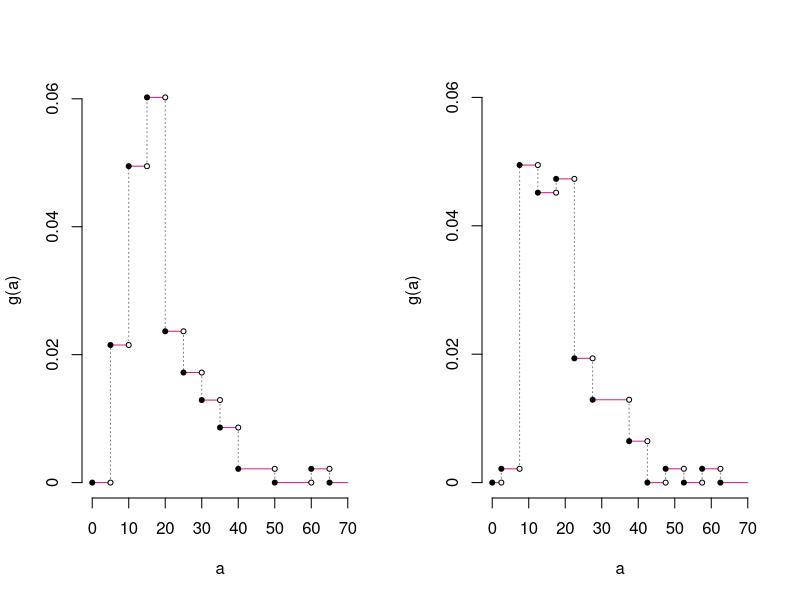

Generate this figure with R:
# Section 2
# Group X
#  Qiaoqiao Jiang
#  Yunyun Tao
#  Ryan Quigley
# Problem 2
#### PDF dimensions / aspect ratio????
pdf("ps06p2.pdf", width = 8, height = 5)
# Dataset
data(Cars93, package = "MASS")

# Plot 1: set up
h <- hist(Cars93$Price, plot = FALSE, right = FALSE)
bin.width <- unique(diff(h$breaks, lag = 1))
d <- c(0, h$count, 0) / (bin.width * sum(h$count))
diff.d <- diff(d, lag = 1)

black.dots <- cbind(c(0, h$breaks[diff.d != 0]), d[diff.d != 0])
white.dots <- cbind(black.dots[-1, 1], black.dots[-dim(black.dots)[1], 2])

# Plot 2: set up
new.breaks <- h$breaks - 2.5
h2 <- hist(Cars93$Price, breaks = new.breaks, plot = FALSE, right = FALSE)
bin.width2 <- unique(diff(h2$breaks, lag = 1))
d2 <- c(0, h2$count, 0) / (bin.width2 * sum(h2$count))
diff.d2 <- diff(d2, lag = 1)

black.dots2 <- cbind(c(0,h2$breaks[diff.d2 != 0]), d2[diff.d2 != 0])
white.dots2 <- cbind(black.dots2[-1, 1], black.dots2[-dim(black.dots2)[1], 2])

# Plot panel set up
par(mfcol = c(1,2))

# Plot 1: graphics
plot(black.dots, ann = FALSE, axes = FALSE, pch = 19, xlim = c(0,70), type = "n")
axis(1, at = seq.int(0, 70, by = 10), labels = seq.int(0, 70, by = 10))
axis(2, at = seq.int(0, 0.06, by = 0.02), labels = seq.int(0, 0.06, by = 0.02))

for (i in seq_along(black.dots[, 1])) {
	a <- black.dots[i, ]
	if (i == dim(black.dots)[1]) {
		b <- c(70, 0)
		c <- c(NA, NA)
		d <- c(NA, NA)
	} else {
		b <- white.dots[i, ]
		c <- white.dots[i, ]
		d <- black.dots[i + 1, ]
	}
	
	t <- rbind(a, b)
	lines(t, col = "violetred")
	u <- rbind(c, d)
	lines(u, col = "grey50", lty = 3)
}

points(black.dots, pch = 20, xlim = c(0,70))
points(white.dots, pch = 21, col = "black", bg = "white", cex = (2/3))
title(xlab = "a", ylab = "g(a)")



# Plot 2: graphics
plot(black.dots2, ann = FALSE, axes = FALSE, pch = 19, xlim = c(0, 70), ylim = c(0, 0.06), type = "n")
axis(1, at = seq.int(0, 70, by = 10), labels = seq.int(0, 70, by = 10))
axis(2, at = seq.int(0, 0.06, by = 0.02), labels = seq.int(0, 0.06, by = 0.02))

for (i in seq_along(black.dots2[, 1])) {
	e <- black.dots2[i, ]
	if (i == dim(black.dots2)[1]) {
		f <- c(70, 0)
		g <- c(NA, NA)
		h <- c(NA, NA)
	} else {
		f <- white.dots2[i, ]
		g <- white.dots2[i, ]
		h <- black.dots2[i + 1, ]
	}
	
	v <- rbind(e, f)
	lines(v, col = "violetred")
	w <- rbind(g, h)
	lines(w, col = "grey50", lty = 3)
}

points(black.dots2, pch = 20, xlim = c(0,70))
points(white.dots2, pch = 21, col = "black", bg = "white", cex = (2/3))
title(xlab = "a", ylab = "g(a)")


dev.off()